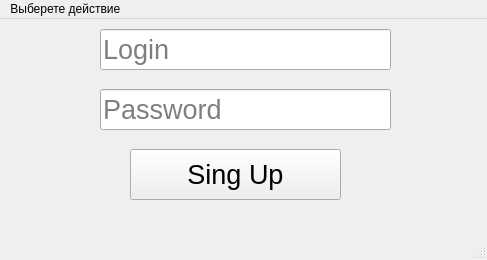
<?xml version="1.0" encoding="UTF-8"?>
<ui version="4.0">
 <class>NewAccount</class>
 <widget class="QMainWindow" name="NewAccount">
  <property name="geometry">
   <rect>
    <x>0</x>
    <y>0</y>
    <width>487</width>
    <height>260</height>
   </rect>
  </property>
  <property name="windowTitle">
   <string>New Account</string>
  </property>
  <widget class="QWidget" name="centralwidget">
   <widget class="QLineEdit" name="LoginFld">
    <property name="geometry">
     <rect>
      <x>100</x>
      <y>10</y>
      <width>291</width>
      <height>41</height>
     </rect>
    </property>
    <property name="font">
     <font>
      <pointsize>20</pointsize>
     </font>
    </property>
    <property name="placeholderText">
     <string>Login</string>
    </property>
   </widget>
   <widget class="QLineEdit" name="passwFld">
    <property name="geometry">
     <rect>
      <x>100</x>
      <y>70</y>
      <width>291</width>
      <height>41</height>
     </rect>
    </property>
    <property name="font">
     <font>
      <pointsize>20</pointsize>
     </font>
    </property>
    <property name="placeholderText">
     <string>Password</string>
    </property>
   </widget>
   <widget class="QPushButton" name="SignUpBtn">
    <property name="geometry">
     <rect>
      <x>130</x>
      <y>130</y>
      <width>211</width>
      <height>51</height>
     </rect>
    </property>
    <property name="font">
     <font>
      <pointsize>20</pointsize>
     </font>
    </property>
    <property name="text">
     <string>Sing Up</string>
    </property>
   </widget>
  </widget>
  <widget class="QMenuBar" name="menubar">
   <property name="geometry">
    <rect>
     <x>0</x>
     <y>0</y>
     <width>487</width>
     <height>21</height>
    </rect>
   </property>
   <widget class="QMenu" name="menu">
    <property name="title">
     <string>Выберете действие </string>
    </property>
    <addaction name="Authorisation"/>
   </widget>
   <addaction name="menu"/>
  </widget>
  <widget class="QStatusBar" name="statusbar"/>
  <action name="Authorisation">
   <property name="text">
    <string>Авторизация</string>
   </property>
  </action>
 </widget>
 <resources/>
 <connections/>
</ui>
